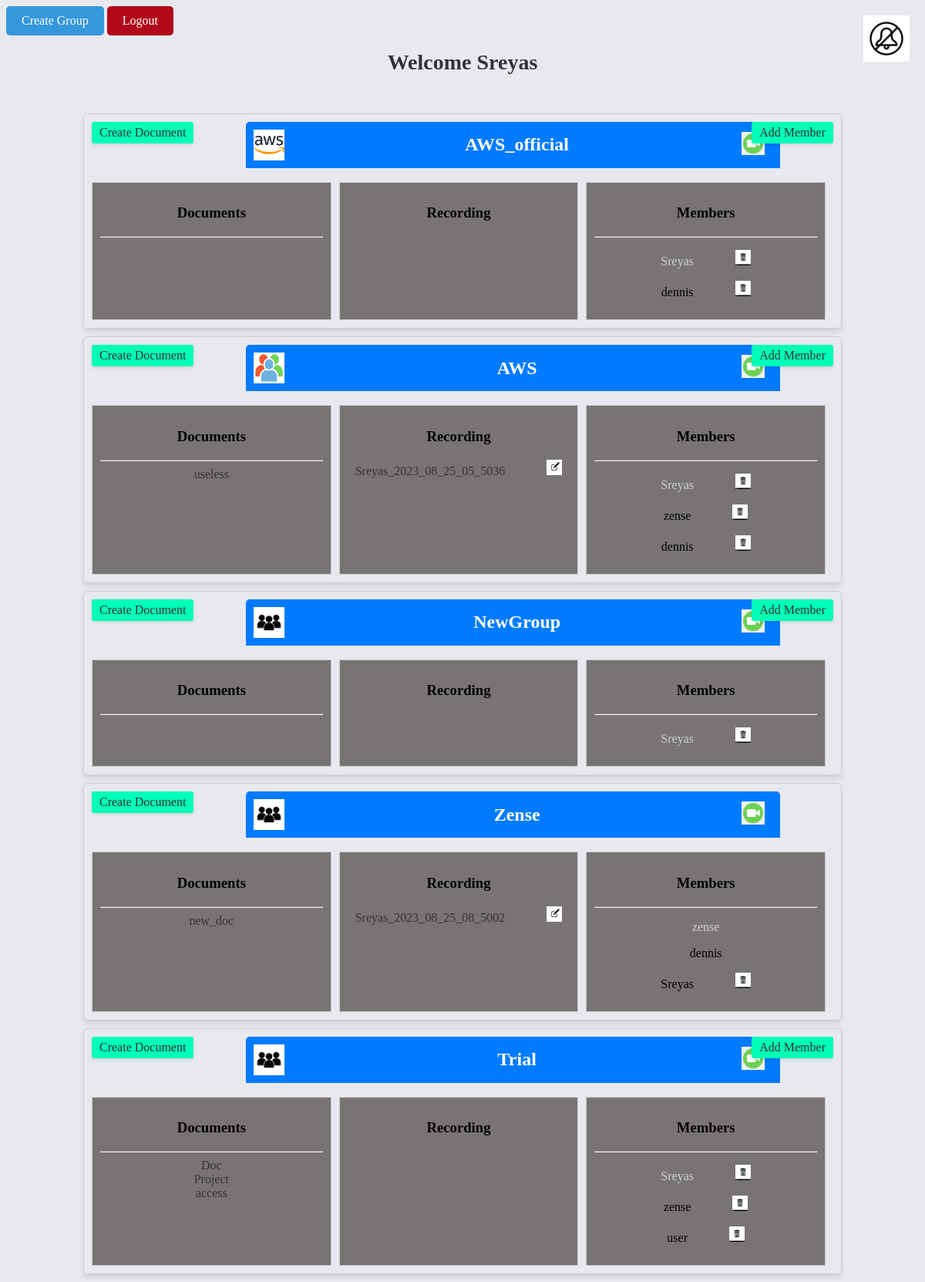
Page /home/ (signed in) on the earlier database version.
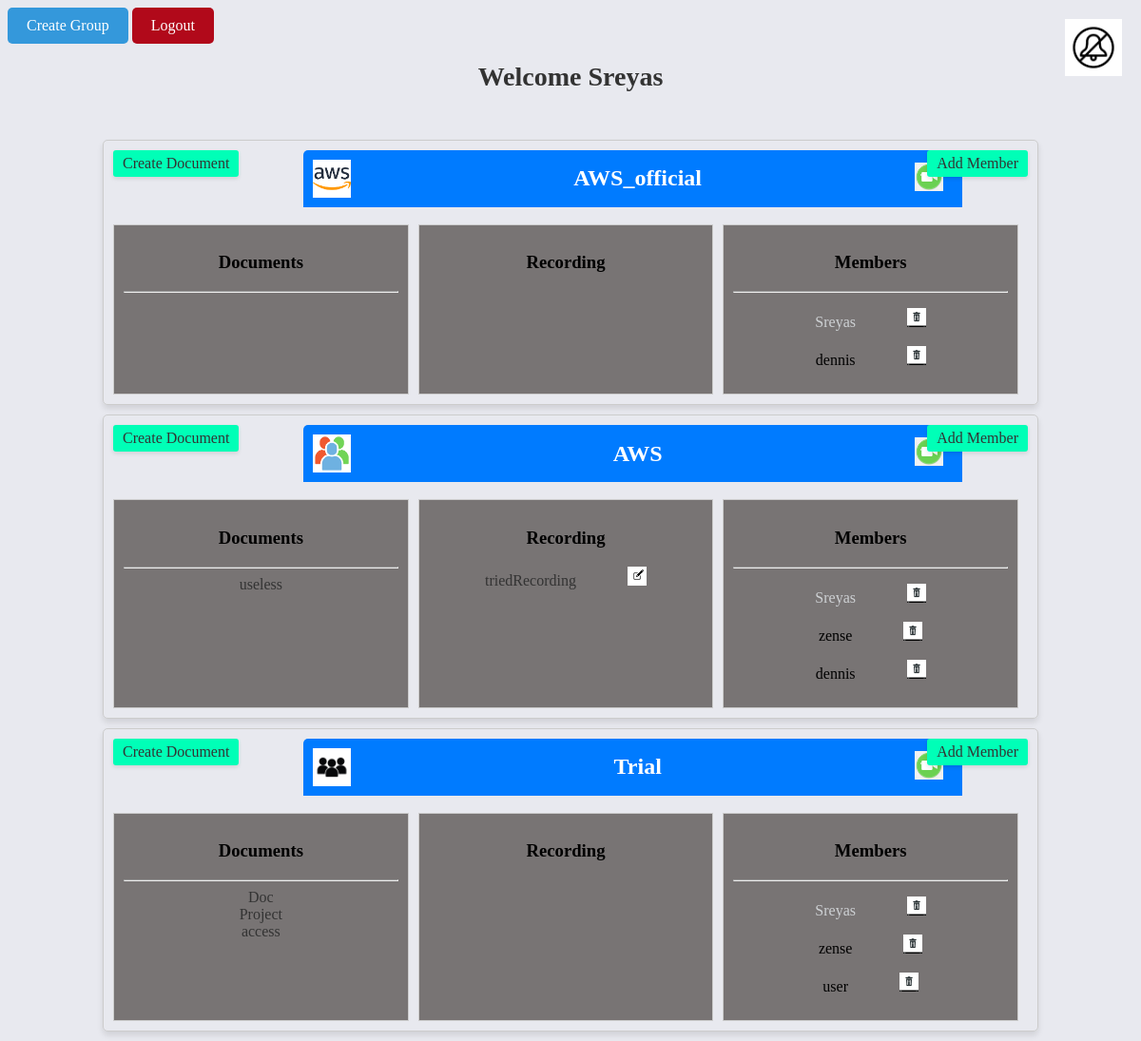
Same page on the later database version.
### videoCall/models.py (models this page shows, shortened)
class Group(models.Model):
    name=models.CharField(max_length=100,primary_key=True)
    created = models.DateTimeField(auto_now_add=True)
    doc=models.ManyToManyField(Document,related_name='groups')
    setting=models.CharField(max_length=15,choices=options)
    records=models.ManyToManyField(Recording,related_name='room')
    icon=models.ImageField(upload_to='icon',null=True)
    class Meta:
        ordering = ['-created']
    def __str__(self):
        return self.name

class Profile(models.Model):
    user=models.OneToOneField(User,related_name='profile',on_delete=models.CASCADE)
    groups=models.ManyToManyField(Group,related_name='user_profile')
    admin=models.ManyToManyField(Group,related_name='admin_right')
    recordings=models.ManyToManyField(Recording,related_name='recorder')

class Recording(models.Model):
    name=models.CharField(max_length=100)
    created = models.DateTimeField(auto_now_add=True)
    uid=models.CharField(max_length=25)
    sid=models.CharField(max_length=25,null=True)
    class Meta:
        ordering = ['-created']

### liveEdit/models.py (models this page shows, shortened)
class Document(models.Model):
    name = models.CharField(max_length=100)
    content = models.TextField(null=True)
    setting = models.CharField(max_length=15, choices=options)

### videoCall/views.py (the view)
# urls.py: path('home/',views.home,name='home'),
@login_required(login_url='videoCall:login')
def home(request):
    profile=Profile.objects.get(user=request.user)
    return render(request,'home.html',{'groups':profile.groups.all(),"profile":profile,'notification':Notification.objects.filter(profiles=profile).exclude(seen=profile).exists()})

### videoCall/templates/home.html (shortened to what this page needs)
{% extends 'layout.html' %}
{% load static %}
{% block content %}
    <a href="{% url 'videoCall:createGroup' %}" class="goBack">Create Group</a>
    <a href="{% url 'videoCall:logout' %}" class="goBack" style="background-color: #b1091a;">Logout</a>
    <div class="notification-button">
        {% if notification == False %}
        <a href="{% url 'videoCall:notification' %}">
            <img src="{% static 'images/no_notification.png' %}" height="60px" width="60px">
        </a>
        {% else %}
        <a href="{% url 'videoCall:notification' %}">
            <img src="{% static 'images/notification.png' %}" height="60px" width="60px">
        </a>
        {% endif %}
    </div>
    <h1 class="heading"> Welcome {{profile.user.username}}</h1>
    {% for group in groups %}
    <div class="card">
        <div class="group">
            {% if group.icon %}
                <img src="{{group.icon.url}}" height="40px" width="40px">
            {% endif %}
            <h2 class="group-name">{{ group.name }}</h2>
            <a href="{% url 'videoCall:lobby' group=group.name %}">
                <img src="{% static 'images/call.png' %}" height="30px" width="30px">
            </a>
        </div>
        {% if group in profile.admin.all %}
        <div class="add-member-link">
            <a href="{% url 'videoCall:addMember' group=group.name %}">Add Member</a>
        </div>
        {% endif %}
        {% if group.setting == "EVERYONE" %}
        <div class="add-doc-link">
            <a href="{% url 'videoCall:addDoc' group=group.name %}">Create Document</a>
        </div>
        {% elif group in profile.admin.all %}
        <div class="add-doc-link">
            <a href="{% url 'videoCall:addDoc' group=group.name %}">Create Document</a>
        </div>
        {% endif %}
        <br>
        <div class="table">
            <div class="document">
                <h3> Documents </h3>
                <hr>
                {% for doc in group.doc.all %}
                <a href="{% url 'liveEdit:doc' group=group.name doc=doc.name %}">{{ doc.name }}</a>
                <br>
                {% endfor %}
            </div>
            <div class="document">
                <h3> Recording </h3>
                {% for rec in group.records.all %}
                <a href="{% url 'videoCall:view_recording' group=group.name record=rec.name %}">{{rec.name}}</a>
                {% if rec in profile.recordings.all %}
                <a href="{% url 'videoCall:edit_recording' group=group recording=rec.name %}" class="images"><img
                        src="{% static 'images/edit.png' %}" height="20px" width="20px"></a>
                {% endif %}
                <br>
                {% endfor %}
            </div>
            <div class="document">
                <h3> Members </h3>
                <hr>
                {% for member in group.user_profile.all %}
                {% if group in member.admin.all %}
                <p style="color: #ced1d4;">{{ member.user.username }}
                    {% else %}
                <p>{{ member.user.username }}
                    {% endif %}
                    {% if group in profile.admin.all or member == profile %}
                    <a class="images"
                        href="{% url 'videoCall:remove_member' group=group.name member=member.user.username %}"><img
                            src="{% static 'images/remove.png' %}" height="20px" width="20px"></a>
                </p>
                {% endif %}
                {% endfor %}
            </div>
        </div>
    </div>
    {% endfor %}
    {% endblock content %}

Differences in the rows shown:
no longer on this page (row unchanged): Group: icon (picture), name "NewGroup", shows "Add Member", setting "Create Document", Profile (user.username "Sreyas")
no longer on this page (row unchanged): Group: icon (picture), name "Zense", setting "Create Document", Profile (user.username "zense"), Profile (user.username "dennis"), Profile (user.username "Sreyas")
no longer on this page (row unchanged): Document: name "new_doc", shown under "Zense"
no longer on this page (row unchanged): Recording: name "Sreyas_2023_08_25_08_5002", shown under "Zense"
changed Recording: name "Sreyas_2023_08_25_05_5036" → "triedRecording"
